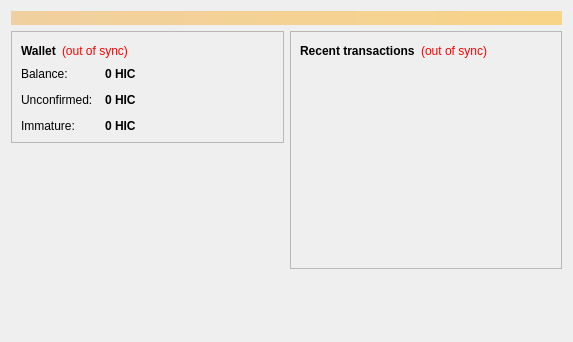
<?xml version="1.0" encoding="UTF-8"?>
<ui version="4.0">
 <class>OverviewPage</class>
 <widget class="QWidget" name="OverviewPage">
  <property name="geometry">
   <rect>
    <x>0</x>
    <y>0</y>
    <width>573</width>
    <height>342</height>
   </rect>
  </property>
  <property name="windowTitle">
   <string>Form</string>
  </property>
  <layout class="QVBoxLayout" name="topLayout">
   <item>
    <widget class="QLabel" name="labelAlerts">
     <property name="visible">
      <bool>false</bool>
     </property>
     <property name="styleSheet">
      <string notr="true">background-color: qlineargradient(x1: 0, y1: 0, x2: 1, y2: 0, stop:0 #F0D0A0, stop:1 #F8D488); color:#000000;</string>
     </property>
     <property name="wordWrap">
      <bool>true</bool>
     </property>
     <property name="margin">
      <number>3</number>
     </property>
    </widget>
   </item>
   <item>
    <layout class="QHBoxLayout" name="horizontalLayout" stretch="1,1">
     <item>
      <layout class="QVBoxLayout" name="verticalLayout_2">
       <item>
        <widget class="QFrame" name="frame">
         <property name="frameShape">
          <enum>QFrame::StyledPanel</enum>
         </property>
         <property name="frameShadow">
          <enum>QFrame::Raised</enum>
         </property>
         <layout class="QVBoxLayout" name="verticalLayout_4">
          <item>
           <layout class="QHBoxLayout" name="horizontalLayout_4">
            <item>
             <widget class="QLabel" name="label_5">
              <property name="font">
               <font>
                <weight>75</weight>
                <bold>true</bold>
               </font>
              </property>
              <property name="text">
               <string>Wallet</string>
              </property>
             </widget>
            </item>
            <item>
             <widget class="QLabel" name="labelWalletStatus">
              <property name="toolTip">
               <string>The displayed information may be out of date. Your wallet automatically synchronizes with the Hawaiicoin network after a connection is established, but this process has not completed yet.</string>
              </property>
              <property name="styleSheet">
               <string notr="true">QLabel { color: red; }</string>
              </property>
              <property name="text">
               <string notr="true">(out of sync)</string>
              </property>
              <property name="alignment">
               <set>Qt::AlignLeading|Qt::AlignLeft|Qt::AlignVCenter</set>
              </property>
             </widget>
            </item>
            <item>
             <spacer name="horizontalSpacer_2">
              <property name="orientation">
               <enum>Qt::Horizontal</enum>
              </property>
              <property name="sizeHint" stdset="0">
               <size>
                <width>40</width>
                <height>20</height>
               </size>
              </property>
             </spacer>
            </item>
           </layout>
          </item>
          <item>
           <layout class="QFormLayout" name="formLayout_2">
            <property name="fieldGrowthPolicy">
             <enum>QFormLayout::AllNonFixedFieldsGrow</enum>
            </property>
            <property name="horizontalSpacing">
             <number>12</number>
            </property>
            <property name="verticalSpacing">
             <number>12</number>
            </property>
            <item row="0" column="0">
             <widget class="QLabel" name="label">
              <property name="text">
               <string>Balance:</string>
              </property>
             </widget>
            </item>
            <item row="0" column="1">
             <widget class="QLabel" name="labelBalance">
              <property name="font">
               <font>
                <weight>75</weight>
                <bold>true</bold>
               </font>
              </property>
              <property name="cursor">
               <cursorShape>IBeamCursor</cursorShape>
              </property>
              <property name="toolTip">
               <string>Your current balance</string>
              </property>
              <property name="text">
               <string notr="true">0 HIC</string>
              </property>
              <property name="textInteractionFlags">
               <set>Qt::LinksAccessibleByMouse|Qt::TextSelectableByKeyboard|Qt::TextSelectableByMouse</set>
              </property>
             </widget>
            </item>
            <item row="1" column="0">
             <widget class="QLabel" name="label_3">
              <property name="text">
               <string>Unconfirmed:</string>
              </property>
             </widget>
            </item>
            <item row="1" column="1">
             <widget class="QLabel" name="labelUnconfirmed">
              <property name="font">
               <font>
                <weight>75</weight>
                <bold>true</bold>
               </font>
              </property>
              <property name="cursor">
               <cursorShape>IBeamCursor</cursorShape>
              </property>
              <property name="toolTip">
               <string>Total of transactions that have yet to be confirmed, and do not yet count toward the current balance</string>
              </property>
              <property name="text">
               <string notr="true">0 HIC</string>
              </property>
              <property name="textInteractionFlags">
               <set>Qt::LinksAccessibleByMouse|Qt::TextSelectableByKeyboard|Qt::TextSelectableByMouse</set>
              </property>
             </widget>
            </item>
            <item row="2" column="0">
             <widget class="QLabel" name="labelImmatureText">
              <property name="text">
               <string>Immature:</string>
              </property>
             </widget>
            </item>
            <item row="2" column="1">
             <widget class="QLabel" name="labelImmature">
              <property name="font">
               <font>
                <weight>75</weight>
                <bold>true</bold>
               </font>
              </property>
              <property name="toolTip">
               <string>Mined balance that has not yet matured</string>
              </property>
              <property name="text">
               <string notr="true">0 HIC</string>
              </property>
              <property name="textInteractionFlags">
               <set>Qt::LinksAccessibleByMouse|Qt::TextSelectableByKeyboard|Qt::TextSelectableByMouse</set>
              </property>
             </widget>
            </item>
           </layout>
          </item>
         </layout>
        </widget>
       </item>
       <item>
        <spacer name="verticalSpacer">
         <property name="orientation">
          <enum>Qt::Vertical</enum>
         </property>
         <property name="sizeHint" stdset="0">
          <size>
           <width>20</width>
           <height>40</height>
          </size>
         </property>
        </spacer>
       </item>
      </layout>
     </item>
     <item>
      <layout class="QVBoxLayout" name="verticalLayout_3">
       <item>
        <widget class="QFrame" name="frame_2">
         <property name="frameShape">
          <enum>QFrame::StyledPanel</enum>
         </property>
         <property name="frameShadow">
          <enum>QFrame::Raised</enum>
         </property>
         <layout class="QVBoxLayout" name="verticalLayout">
          <item>
           <layout class="QHBoxLayout" name="horizontalLayout_2">
            <item>
             <widget class="QLabel" name="label_4">
              <property name="text">
               <string>&lt;b&gt;Recent transactions&lt;/b&gt;</string>
              </property>
             </widget>
            </item>
            <item>
             <widget class="QLabel" name="labelTransactionsStatus">
              <property name="toolTip">
               <string>The displayed information may be out of date. Your wallet automatically synchronizes with the Hawaiicoin network after a connection is established, but this process has not completed yet.</string>
              </property>
              <property name="styleSheet">
               <string notr="true">QLabel { color: red; }</string>
              </property>
              <property name="text">
               <string notr="true">(out of sync)</string>
              </property>
              <property name="alignment">
               <set>Qt::AlignRight|Qt::AlignTrailing|Qt::AlignVCenter</set>
              </property>
             </widget>
            </item>
            <item>
             <spacer name="horizontalSpacer">
              <property name="orientation">
               <enum>Qt::Horizontal</enum>
              </property>
              <property name="sizeHint" stdset="0">
               <size>
                <width>40</width>
                <height>20</height>
               </size>
              </property>
             </spacer>
            </item>
           </layout>
          </item>
          <item>
           <widget class="QListView" name="listTransactions">
            <property name="styleSheet">
             <string notr="true">QListView { background: transparent; }</string>
            </property>
            <property name="frameShape">
             <enum>QFrame::NoFrame</enum>
            </property>
            <property name="verticalScrollBarPolicy">
             <enum>Qt::ScrollBarAlwaysOff</enum>
            </property>
            <property name="horizontalScrollBarPolicy">
             <enum>Qt::ScrollBarAlwaysOff</enum>
            </property>
            <property name="selectionMode">
             <enum>QAbstractItemView::NoSelection</enum>
            </property>
           </widget>
          </item>
         </layout>
        </widget>
       </item>
       <item>
        <spacer name="verticalSpacer_2">
         <property name="orientation">
          <enum>Qt::Vertical</enum>
         </property>
         <property name="sizeHint" stdset="0">
          <size>
           <width>20</width>
           <height>40</height>
          </size>
         </property>
        </spacer>
       </item>
      </layout>
     </item>
    </layout>
   </item>
  </layout>
 </widget>
 <resources/>
 <connections/>
</ui>
